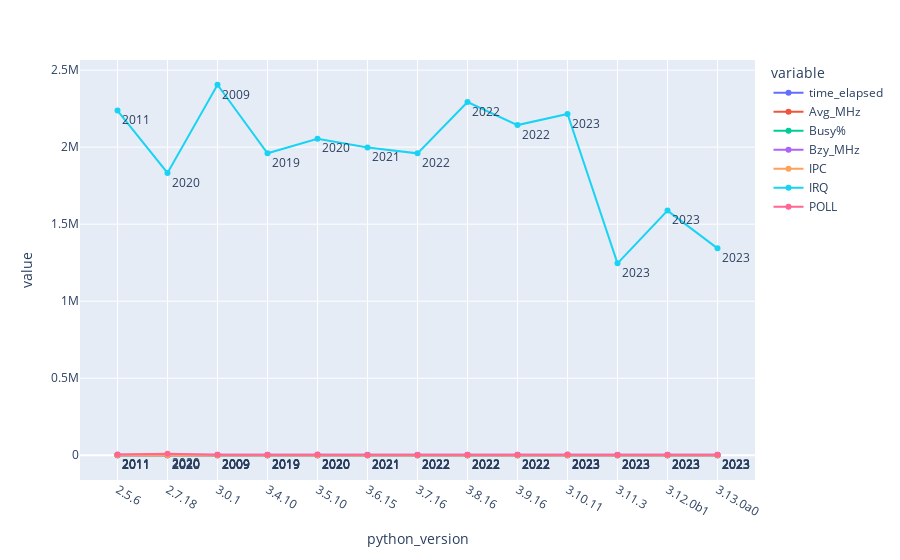

Here is the notebook cell this chart was saved with:
### Markdown cell above
### Time elapsed and more parameters through different Python versions

### Code cell
fig = px.line(df, x="python_version", y=["time_elapsed","Avg_MHz","Busy%","Bzy_MHz","IPC","IRQ","POLL"], text=pd.to_datetime(df['release_date']).dt.year)
fig.update_traces(textposition="bottom right")
fig.show()
#plotly.offline.plot(fig, filename='test1.html')

### Figure 1 — Plotly figure (JSON) as saved in the notebook; plotly's stock layout.template omitted (floating-point values rounded to 4 significant figures)
{"data": [{"hovertemplate": "variable=time_elapsed<br>python_version=%{x}<br>value=%{y}<br>text=%{text}<extra></extra>", "legendgroup": "time_elapsed", "line": {"color": "#636efa", "dash": "solid"}, "marker": {"symbol": "circle"}, "mode": "text+markers+lines", "name": "time_elapsed", "orientation": "v", "showlegend": true, "text": [2011, 2020, 2009, 2019, 2020, 2021, 2022, 2022, 2022, 2023, 2023, 2023, 2023], "textposition": "bottom right", "type": "scatter", "x": ["2.5.6", "2.7.18", "3.0.1", "3.4.10", "3.5.10", "3.6.15", "3.7.16", "3.8.16", "3.9.16", "3.10.11", "3.11.3", "3.12.0b1", "3.13.0a0"], "xaxis": "x", "y": [479.6, 425.7, 568.0, 467.3, 471.3, 453.8, 443.7, 516.0, 508.9, 508.6, 258.7, 301.8, 277.4], "yaxis": "y"}, {"hovertemplate": "variable=Avg_MHz<br>python_version=%{x}<br>value=%{y}<br>text=%{text}<extra></extra>", "legendgroup": "Avg_MHz", "line": {"color": "#EF553B", "dash": "solid"}, "marker": {"symbol": "circle"}, "mode": "text+markers+lines", "name": "Avg_MHz", "orientation": "v", "showlegend": true, "text": [2011, 2020, 2009, 2019, 2020, 2021, 2022, 2022, 2022, 2023, 2023, 2023, 2023], "textposition": "bottom right", "type": "scatter", "x": ["2.5.6", "2.7.18", "3.0.1", "3.4.10", "3.5.10", "3.6.15", "3.7.16", "3.8.16", "3.9.16", "3.10.11", "3.11.3", "3.12.0b1", "3.13.0a0"], "xaxis": "x", "y": [501, 469, 464, 466, 468, 470, 469, 468, 469, 468, 491, 509, 513], "yaxis": "y"}, {"hovertemplate": "variable=Busy%<br>python_version=%{x}<br>value=%{y}<br>text=%{text}<extra></extra>", "legendgroup": "Busy%", "line": {"color": "#00cc96", "dash": "solid"}, "marker": {"symbol": "circle"}, "mode": "text+markers+lines", "name": "Busy%", "orientation": "v", "showlegend": true, "text": [2011, 2020, 2009, 2019, 2020, 2021, 2022, 2022, 2022, 2023, 2023, 2023, 2023], "textposition": "bottom right", "type": "scatter", "x": ["2.5.6", "2.7.18", "3.0.1", "3.4.10", "3.5.10", "3.6.15", "3.7.16", "3.8.16", "3.9.16", "3.10.11", "3.11.3", "3.12.0b1", "3.13.0a0"], "xaxis": "x", "y": [13.01, 13.2, 13.25, 13.02, 13.13, 13.07, 13.04, 13.18, 13.2, 13.04, 13.16, 13.42, 12.94], "yaxis": "y"}, {"hovertemplate": "variable=Bzy_MHz<br>python_version=%{x}<br>value=%{y}<br>text=%{text}<extra></extra>", "legendgroup": "Bzy_MHz", "line": {"color": "#ab63fa", "dash": "solid"}, "marker": {"symbol": "circle"}, "mode": "text+markers+lines", "name": "Bzy_MHz", "orientation": "v", "showlegend": true, "text": [2011, 2020, 2009, 2019, 2020, 2021, 2022, 2022, 2022, 2023, 2023, 2023, 2023], "textposition": "bottom right", "type": "scatter", "x": ["2.5.6", "2.7.18", "3.0.1", "3.4.10", "3.5.10", "3.6.15", "3.7.16", "3.8.16", "3.9.16", "3.10.11", "3.11.3", "3.12.0b1", "3.13.0a0"], "xaxis": "x", "y": [3854, 3554, 3502, 3578, 3568, 3594, 3597, 3550, 3553, 3591, 3729, 3794, 3963], "yaxis": "y"}, {"hovertemplate": "variable=IPC<br>python_version=%{x}<br>value=%{y}<br>text=%{text}<extra></extra>", "legendgroup": "IPC", "line": {"color": "#FFA15A", "dash": "solid"}, "marker": {"symbol": "circle"}, "mode": "text+markers+lines", "name": "IPC", "orientation": "v", "showlegend": true, "text": [2011, 2020, 2009, 2019, 2020, 2021, 2022, 2022, 2022, 2023, 2023, 2023, 2023], "textposition": "bottom right", "type": "scatter", "x": ["2.5.6", "2.7.18", "3.0.1", "3.4.10", "3.5.10", "3.6.15", "3.7.16", "3.8.16", "3.9.16", "3.10.11", "3.11.3", "3.12.0b1", "3.13.0a0"], "xaxis": "x", "y": [1.87, 2.01, 1.71, 1.85, 1.82, 1.85, 1.93, 1.79, 1.87, 1.84, 1.91, 1.68, 1.84], "yaxis": "y"}, {"hovertemplate": "variable=IRQ<br>python_version=%{x}<br>value=%{y}<br>text=%{text}<extra></extra>", "legendgroup": "IRQ", "line": {"color": "#19d3f3", "dash": "solid"}, "marker": {"symbol": "circle"}, "mode": "text+markers+lines", "name": "IRQ", "orientation": "v", "showlegend": true, "text": [2011, 2020, 2009, 2019, 2020, 2021, 2022, 2022, 2022, 2023, 2023, 2023, 2023], "textposition": "bottom right", "type": "scatter", "x": ["2.5.6", "2.7.18", "3.0.1", "3.4.10", "3.5.10", "3.6.15", "3.7.16", "3.8.16", "3.9.16", "3.10.11", "3.11.3", "3.12.0b1", "3.13.0a0"], "xaxis": "x", "y": [2237823, 1832397, 2405011, 1960552, 2054803, 1998232, 1959757, 2292899, 2143175, 2215355, 1245882, 1588189, 1343179], "yaxis": "y"}, {"hovertemplate": "variable=POLL<br>python_version=%{x}<br>value=%{y}<br>text=%{text}<extra></extra>", "legendgroup": "POLL", "line": {"color": "#FF6692", "dash": "solid"}, "marker": {"symbol": "circle"}, "mode": "text+markers+lines", "name": "POLL", "orientation": "v", "showlegend": true, "text": [2011, 2020, 2009, 2019, 2020, 2021, 2022, 2022, 2022, 2023, 2023, 2023, 2023], "textposition": "bottom right", "type": "scatter", "x": ["2.5.6", "2.7.18", "3.0.1", "3.4.10", "3.5.10", "3.6.15", "3.7.16", "3.8.16", "3.9.16", "3.10.11", "3.11.3", "3.12.0b1", "3.13.0a0"], "xaxis": "x", "y": [5610, 10437, 3857, 3654, 5080, 2322, 1709, 2879, 2961, 5313, 2264, 3099, 2652], "yaxis": "y"}], "layout": {"legend": {"title": {"text": "variable"}, "tracegroupgap": 0}, "margin": {"t": 60}, "xaxis": {"anchor": "y", "domain": [0, 1], "title": {"text": "python_version"}}, "yaxis": {"anchor": "x", "domain": [0, 1], "title": {"text": "value"}}}}
